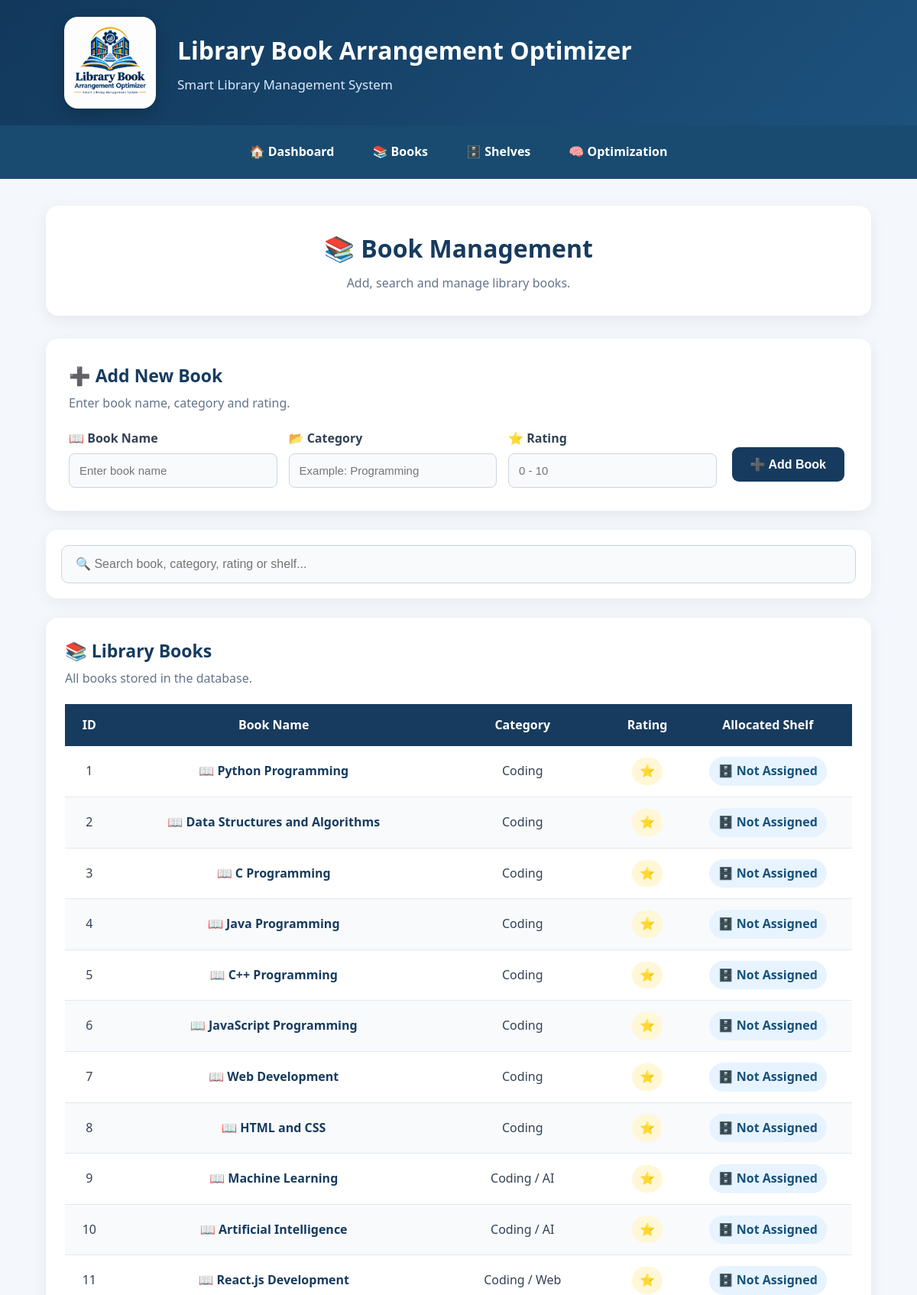
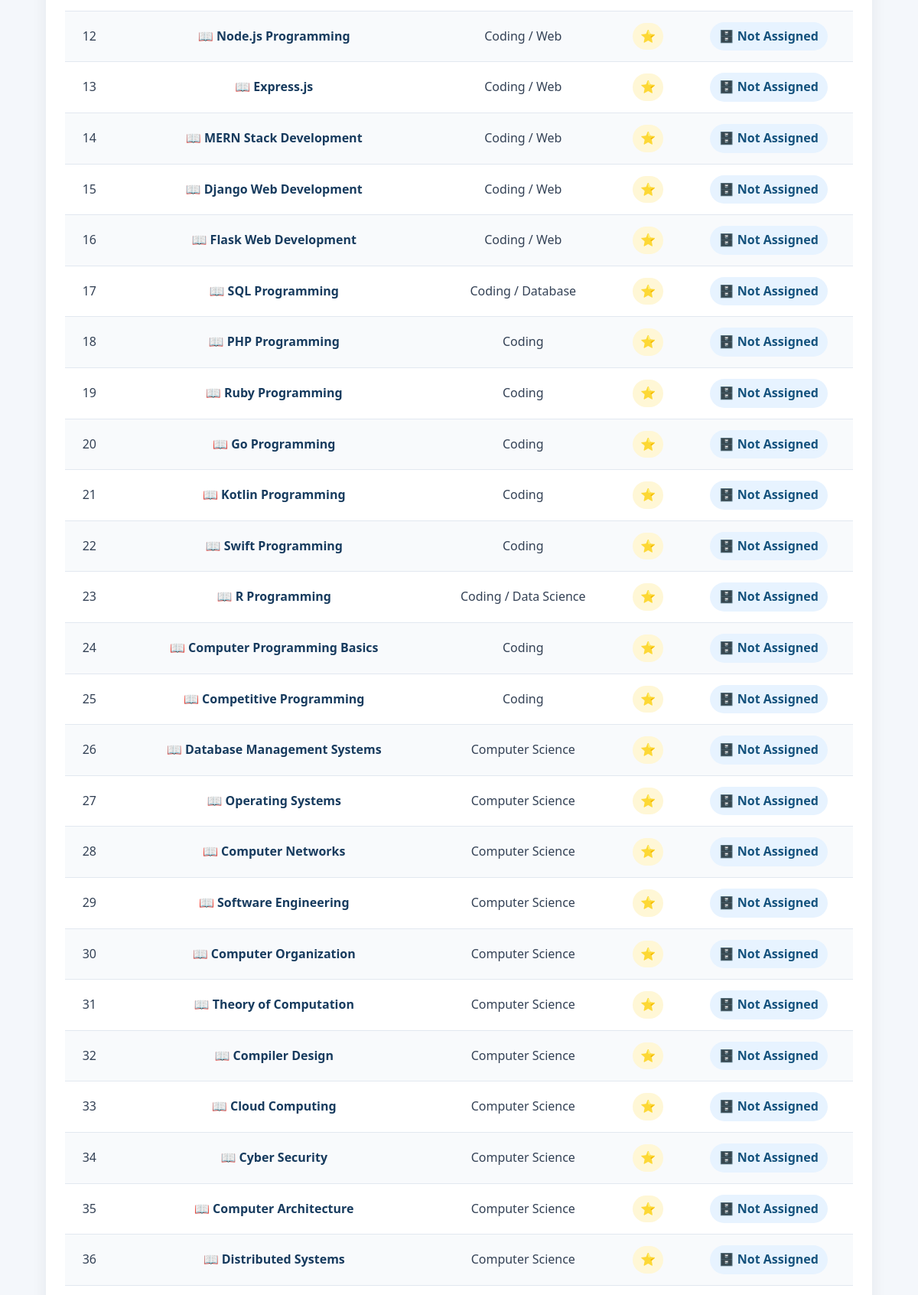
/books (upper part), run on the app's committed database (2 pictures, top to bottom).
### tables this page shows
CREATE TABLE books (
            id INTEGER PRIMARY KEY AUTOINCREMENT,
            name TEXT NOT NULL,
            category TEXT,
            demand INTEGER NOT NULL,
            current_shelf TEXT
        );

### app.py (the view)
@app.route("/books")
def books():
    conn = connect_db()
    cursor = conn.cursor()
    cursor.execute("""
        SELECT *
        FROM books
        ORDER BY id
    """)
    books = cursor.fetchall()
    conn.close()
    return render_template(
        "books.html",
        books=books
    )

### app.py (called while the page is built)
def connect_db():
    conn = sqlite3.connect("library.db")
    conn.row_factory = sqlite3.Row
    return conn

### templates/books.html (shortened to what this page needs)
{% extends "base.html" %}
{% block content %}
<section class="page-header">
    <h2>
        📚 Book Management
    </h2>
    <p>
        Add, search and manage library books.
    </p>
</section>
<section class="add-book-section">
    <div class="section-title">
        <h3>
            ➕ Add New Book
        </h3>
        <p>
            Enter book name, category and rating.
        </p>
    </div>
    <form
        action="/add_book"
        method="POST"
        class="book-form"
    >
        <div class="form-group">
            <label>
                📖 Book Name
            </label>
            <input
                type="text"
                name="name"
                placeholder="Enter book name"
                required
            >
        </div>
        <div class="form-group">
            <label>
                📂 Category
            </label>
            <input
                type="text"
                name="category"
                placeholder="Example: Programming"
                required
            >
        </div>
        <div class="form-group">
            <label>
                ⭐ Rating
            </label>
            <input
                type="number"
                name="rating"
                placeholder="0 - 10"
                min="0"
                max="10"
                step="0.1"
                required
            >
        </div>
        <button
            type="submit"
            class="btn primary"
        >
            ➕ Add Book
        </button>
    </form>
</section>
<section class="search-section">
    <input
        type="text"
        id="bookSearch"
        placeholder="🔍 Search book, category, rating or shelf..."
        onkeyup="searchBooks()"
    >
</section>
<section class="table-section">
    <div class="section-title">
        <h3>
            📚 Library Books
        </h3>
        <p>
            All books stored in the database.
        </p>
    </div>
    <table id="booksTable">
        <thead>
            <tr>
                <th>
                    ID
                </th>
                <th>
                    Book Name
                </th>
                <th>
                    Category
                </th>
                <th>
                    Rating
                </th>
                <th>
                    Allocated Shelf
                </th>
            </tr>
        </thead>
        <tbody>
            {% for book in books %}
            <tr>
                <td>
                    {{ book["id"] }}
                </td>
                <td class="book-name">
                    📖 {{ book["name"] }}
                </td>
                <td>
                    {{ book["category"] }}
                </td>
                <td>
                    <span class="rating">
                        ⭐ {{ book["rating"] }}
                    </span>
                </td>
                <td>
                    {% if book["current_shelf"] %}
                        <span class="shelf-badge">
                            🗄️
                            {{ book["current_shelf"] }}
                        </span>
                    {% else %}
                        <span class="not-allocated">
                            Not Allocated
                        </span>
                    {% endif %}
                </td>
            </tr>
            {% endfor %}
        </tbody>
    </table>
</section>
{% endblock %}

### static/css/style.css (style rules this page uses)
* { margin: 0; padding: 0; box-sizing: border-box; }
body { font-family: "Segoe UI", Arial, sans-serif; background: #f4f7fb; color: #1f2937; line-height: 1.6; }
.page-header { text-align: center; margin-bottom: 30px; padding: 30px; background: white; border-radius: 16px; box-shadow: 0 5px 20px rgba(15, 23, 42, 0.07); }
.page-header h2 { font-size: 32px; color: #173b5e; margin-bottom: 8px; }
.page-header p { color: #64748b; font-size: 16px; }
.btn { display: inline-block; border: none; padding: 13px 24px; border-radius: 9px; font-size: 16px; font-weight: 600; cursor: pointer; transition: transform 0.2s ease, box-shadow 0.2s ease, background 0.2s ease; margin: 8px 5px; }
.btn.primary { background: #173b5e; color: white; }
.add-book-section { background: white; padding: 30px; margin-bottom: 25px; border-radius: 16px; box-shadow: 0 5px 20px rgba(15, 23, 42, 0.07); }
.section-title { margin-bottom: 20px; }
.section-title h3 { color: #173b5e; font-size: 23px; margin-bottom: 5px; }
.section-title p { color: #64748b; }
.book-form { display: grid; grid-template-columns: 1fr 1fr 1fr auto; gap: 15px; align-items: end; max-width: 100%; background: transparent; padding: 0; margin: 0; }
.form-group { display: flex; flex-direction: column; }
.form-group label { color: #334155; font-weight: 600; margin-bottom: 7px; }
.form-group input { width: 100%; padding: 13px; border: 1px solid #cbd5e1; border-radius: 8px; font-size: 15px; background: #f8fafc; transition: border 0.2s ease, box-shadow 0.2s ease; }
.search-section { background: white; padding: 20px; margin-bottom: 25px; border-radius: 15px; box-shadow: 0 5px 20px rgba(15, 23, 42, 0.06); }
#bookSearch { width: 100%; padding: 15px 18px; border: 1px solid #cbd5e1; border-radius: 10px; font-size: 16px; background: #f8fafc; }
.table-section { background: white; padding: 25px; margin-bottom: 25px; border-radius: 16px; box-shadow: 0 5px 20px rgba(15, 23, 42, 0.07); overflow-x: auto; }
table { width: 100%; border-collapse: collapse; margin-top: 15px; min-width: 700px; }
th { background: #173b5e; color: white; padding: 15px 12px; text-align: center; font-weight: 600; }
td { padding: 14px 12px; text-align: center; border-bottom: 1px solid #e2e8f0; color: #334155; }
tbody tr:nth-child(even) { background: #f8fafc; }
.book-name { font-weight: 600; color: #173b5e; }
.rating { display: inline-block; background: #fff7d6; color: #8a6200; padding: 5px 10px; border-radius: 20px; font-weight: 600; }
.shelf-badge { display: inline-block; background: #e7f3ff; color: #14527d; padding: 6px 12px; border-radius: 20px; font-weight: 600; }

### data on the page
books: id "1", name "Python Programming", category "Coding", current_shelf "Not Assigned"
books: id "2", name "Data Structures and Algorithms", category "Coding", current_shelf "Not Assigned"
books: id "3", name "C Programming", category "Coding", current_shelf "Not Assigned"
books: id "4", name "Java Programming", category "Coding", current_shelf "Not Assigned"
books: id "5", name "C++ Programming", category "Coding", current_shelf "Not Assigned"
books: id "6", name "JavaScript Programming", category "Coding", current_shelf "Not Assigned"
books: id "7", name "Web Development", category "Coding", current_shelf "Not Assigned"
books: id "8", name "HTML and CSS", category "Coding", current_shelf "Not Assigned"
books: id "9", name "Machine Learning", category "Coding / AI", current_shelf "Not Assigned"
books: id "10", name "Artificial Intelligence", category "Coding / AI", current_shelf "Not Assigned"
books: id "11", name "React.js Development", category "Coding / Web", current_shelf "Not Assigned"
books: id "12", name "Node.js Programming", category "Coding / Web", current_shelf "Not Assigned"
books: id "13", name "Express.js", category "Coding / Web", current_shelf "Not Assigned"
books: id "14", name "MERN Stack Development", category "Coding / Web", current_shelf "Not Assigned"
books: id "15", name "Django Web Development", category "Coding / Web", current_shelf "Not Assigned"
books: id "16", name "Flask Web Development", category "Coding / Web", current_shelf "Not Assigned"
books: id "17", name "SQL Programming", category "Coding / Database", current_shelf "Not Assigned"
books: id "18", name "PHP Programming", category "Coding", current_shelf "Not Assigned"
books: id "19", name "Ruby Programming", category "Coding", current_shelf "Not Assigned"
books: id "20", name "Go Programming", category "Coding", current_shelf "Not Assigned"
books: id "21", name "Kotlin Programming", category "Coding", current_shelf "Not Assigned"
books: id "22", name "Swift Programming", category "Coding", current_shelf "Not Assigned"
books: id "23", name "R Programming", category "Coding / Data Science", current_shelf "Not Assigned"
books: id "24", name "Computer Programming Basics", category "Coding", current_shelf "Not Assigned"
books: id "25", name "Competitive Programming", category "Coding", current_shelf "Not Assigned"
books: id "26", name "Database Management Systems", category "Computer Science", current_shelf "Not Assigned"
books: id "27", name "Operating Systems", category "Computer Science", current_shelf "Not Assigned"
books: id "28", name "Computer Networks", category "Computer Science", current_shelf "Not Assigned"
books: id "29", name "Software Engineering", category "Computer Science", current_shelf "Not Assigned"
books: id "30", name "Computer Organization", category "Computer Science", current_shelf "Not Assigned"
books: id "31", name "Theory of Computation", category "Computer Science", current_shelf "Not Assigned"
books: id "32", name "Compiler Design", category "Computer Science", current_shelf "Not Assigned"
books: id "33", name "Cloud Computing", category "Computer Science", current_shelf "Not Assigned"
books: id "34", name "Cyber Security", category "Computer Science", current_shelf "Not Assigned"
books: id "35", name "Computer Architecture", category "Computer Science", current_shelf "Not Assigned"
books: id "36", name "Distributed Systems", category "Computer Science", current_shelf "Not Assigned"
